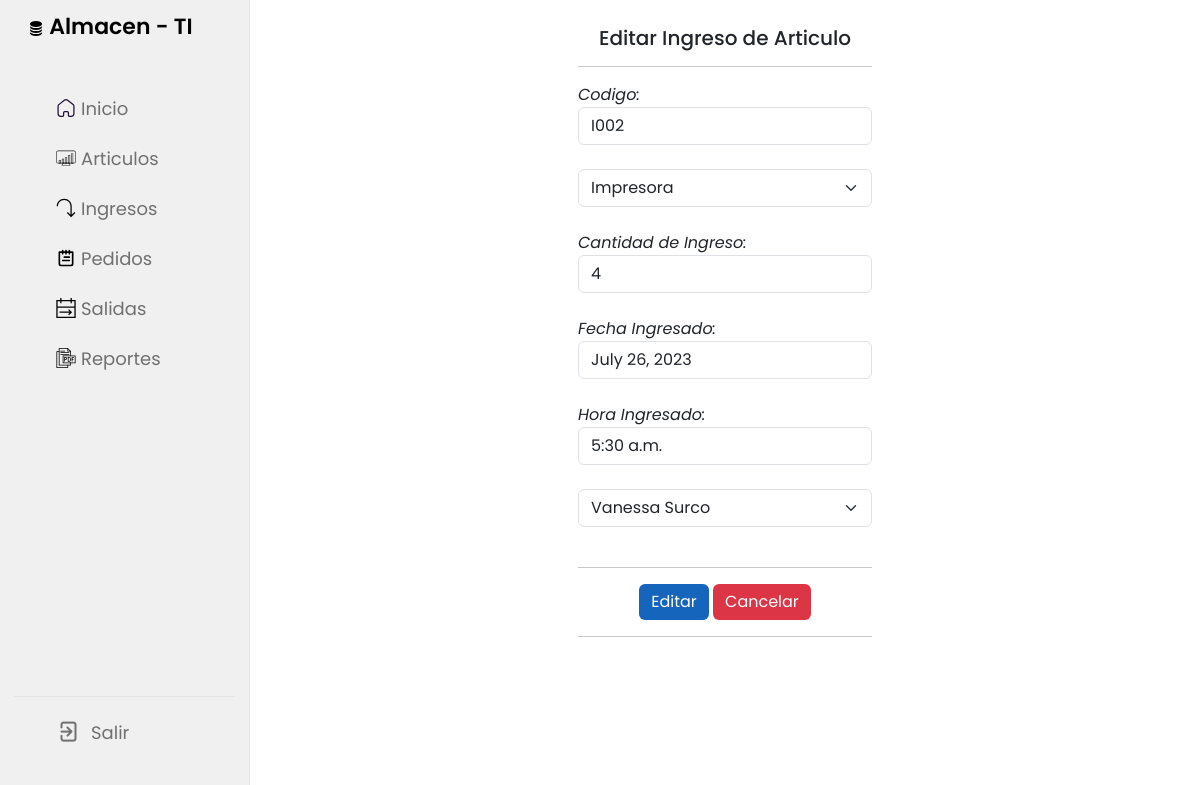
Screenshot of /ingreso/edicioningreso/I002 (signed in) with the database file from the repository.
### Almacen/models.py (models this page shows, shortened)
class Orden_Ingreso(models.Model):
    codigo=models.CharField(primary_key=True, max_length=6)
    codigo_Articulo=models.ForeignKey(Articulo, on_delete=models.CASCADE)
    cant_Art_Ingresados=models.IntegerField()
    fecha_Ingreso=models.DateField()
    hora_Ingreso=models.TimeField()
    codigo_Usuario=models.ForeignKey(Usuario, on_delete=models.CASCADE)

class Articulo(models.Model):
    codigo=models.CharField(primary_key=True, max_length=6)
    nombre=models.CharField(max_length=60)
    stock=models.IntegerField()
    codigo_Modelo = models.ForeignKey(Modelo, on_delete=models.CASCADE)
    codigo_Marca = models.ForeignKey(Marca, on_delete=models.CASCADE)
    codigo_Categoria=models.ForeignKey(Categoria, on_delete=models.CASCADE)

class Usuario(models.Model):
    codigo=models.CharField(primary_key=True, max_length=6)
    nombreusuario = models.CharField(max_length=40)
    nombre = models.CharField(max_length=60)
    apellido = models.CharField(max_length=80)
    email = models.EmailField(max_length=40)
    contraseña = models.CharField(max_length=12)

### Almacen/views.py (the view)
# urls.py: path('ingreso/edicioningreso/<codigo>',views.edicioningreso),
@login_required
def edicioningreso(request, codigo):
    ingreso = Orden_Ingreso.objects.get(codigo = codigo)
    articulos = Articulo.objects.all()
    usuarios = Usuario.objects.all()
    context = {"ingreso":ingreso, "articulos":articulos, "usuarios":usuarios}
    return render(request, template_edit_ingreso, context)

### Almacen/templates/acciones/ingreso/edit_ingreso.html (shortened to what this page needs)
{% extends 'base/index.html' %}
{% block content %}
<div class="row pt-3">
    <div class="col"></div>
    <div class="col">
        <h5 class="text-center">Editar Ingreso de Articulo</h5>
        <hr>
        <form action="/ingreso/updateingreso/{{ingreso.codigo}}" method="post">
            <div class="row">
                <div class="col">
                    <div>
                        <label><em>Codigo:</em></label>
                        <input type="text" readonly value="{{ingreso.codigo}}" name="txtCodigo" class="form-control">
                    </div><br>
                    <div>
                        <select class="form-select" aria-label="Default select example" name="txtArticulo">
                            <option selected value="{{ingreso.codigo_Articulo.codigo}}">{{ingreso.codigo_Articulo.nombre}}</option>
                        </select>
                    </div><br>
                    <div>
                        <label><em>Cantidad de Ingreso:</em></label>
                        <input type="number" value="{{ingreso.cant_Art_Ingresados}}" name="txtCantidad" class="form-control">
                    </div><br>
                    <div>
                        <label><em>Fecha Ingresado:</em></label>
                        <input value="{{ingreso.fecha_Ingreso}}" type="text" name="txtFecha" class="form-control">
                    </div><br>
                    <div>
                        <label><em>Hora Ingresado:</em></label>
                        <input value="{{ingreso.hora_Ingreso}}" type="text" name="txtHora" class="form-control">
                    </div><br>
                    <div>
                        <select class="form-select" aria-label="Default select example" name="txtUsuario">
                            <option selected value="{{ingreso.codigo_Usuario.codigo}}">{{ingreso.codigo_Usuario.nombre}} {{ingreso.codigo_Usuario.apellido}}</option>
                        </select>
                    </div><br>
                </div>
            </div>
            <hr>
            <div class="text-center d-grid gap-2 d-md-block">
                <button class="btnsave btn btn-success" type="submit">Editar</button>
                <button class="btndelete btn btn-danger" type="reset">Cancelar</button>
            </div>
            <hr>
        </form>
    </div>
    <div class="col"></div>
</div>
{% endblock %}

### Almacen/static/css/style.css (style rules this page uses)
body { background-color: #e7e7e7; }
.btnsave { background-color: #1465bb; border: none; }
.btndelete { border: none; }

### Almacen/static/css/estilo.css (style rules this page uses)
* { margin: 0; padding: 0; box-sizing: border-box; font-family: 'Poppins', sans-serif; }
:root { --primary-color: #ffffff; --panel-color: #FFF; --text-color: #000000; --boxtext-color: #ffffff; --black-light-color: #707070; --border-color: #e6e5e5; --toggle-color: #DDD; --box1-color: #003785; --box2-color: #1465bb; --box3-color: #003785; --title-icon-color: #fff; --tran-05: all 0.5s ease; --tran-03: all 0.3s ease; --tran-03: all 0.2s ease; }
body { min-height: 100vh; background-color: var(--primary-color); }

### rows the page displays
Orden_Ingreso: txtCodigo "I002", txtArticulo "Impresora", txtCantidad "4", txtFecha "July 26, 2023", txtHora "5:30 a.m.", txtUsuario "Vanessa Surco"
